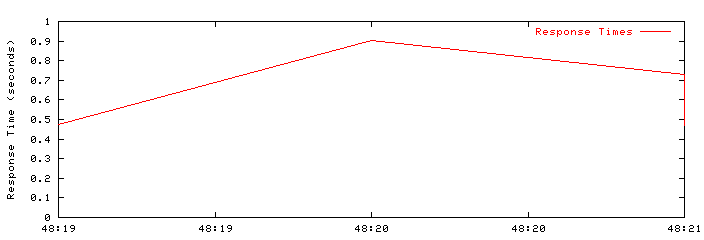

gnuplot code for this plot:

set term png 
set output "plot.png"
set size 1.1,0.5
set pointsize .5
set xdata time 
set ylabel "Response Time (seconds)"
set yrange [0:]
set bmargin 2
set tmargin 2
set timefmt "%m %d %H %M %S %Y"
plot "plot.log" using 1:7 title "Response Times" w lines
